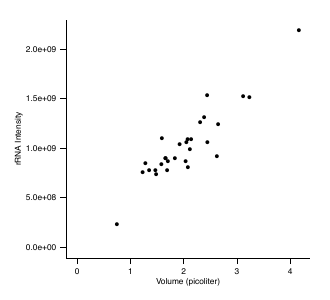

This chart was generated by the following R code:
library(reshape2)
library(ggplot2)

data <- read.delim('~/Dropbox/densitypaper/ExtractedData/rRNA.txt',header=T,stringsAsFactors=F)

numericcols <- c('volume','area','totalGAPDH','cytoGAPDH','nucGAPDH','nucArea',
                 'dapiIntensityTotal','dapiIntensityAvg','numCyclin',
                 'rrnaIntensityTotal','rrnaIntensityAvg','itsIntensityTotal','itsIntensityAvg');


for (col in numericcols){
  data[[col]] <- as.numeric(data[[col]])
}

data$volume <- data$volume/1000

tmp <- subset(data,date==unique(data$date)[2])

pdf('~/Dropbox/densitypaper/SupplementaryFigures/rRNA/rRNA.pdf',height=3,width=3.3)
ggplot(tmp,aes(x=volume,y=rrnaIntensityTotal)) +
  geom_point(size=1.3) +
  expand_limits(x=0,y=0) +
  xlab('Volume (picoliter)') + ylab('rRNA Intensity') +
  theme_classic() + 
  theme(axis.title=element_text(size="6"), axis.text=element_text(size='6'))
dev.off()

pdf('~/Dropbox/densitypaper/SupplementaryFigures/rRNA/rRNA_ITS.pdf',height=3,width=3.3)
ggplot(tmp,aes(x=volume,y=itsIntensityTotal)) +
  geom_point(size=1.3) +
  expand_limits(x=0,y=0) +
  xlab('Volume (picoliter)') + ylab('rRNA ITS Intensity') +
  theme_classic() + 
  theme(axis.title=element_text(size="6"), axis.text=element_text(size='6'))
dev.off()